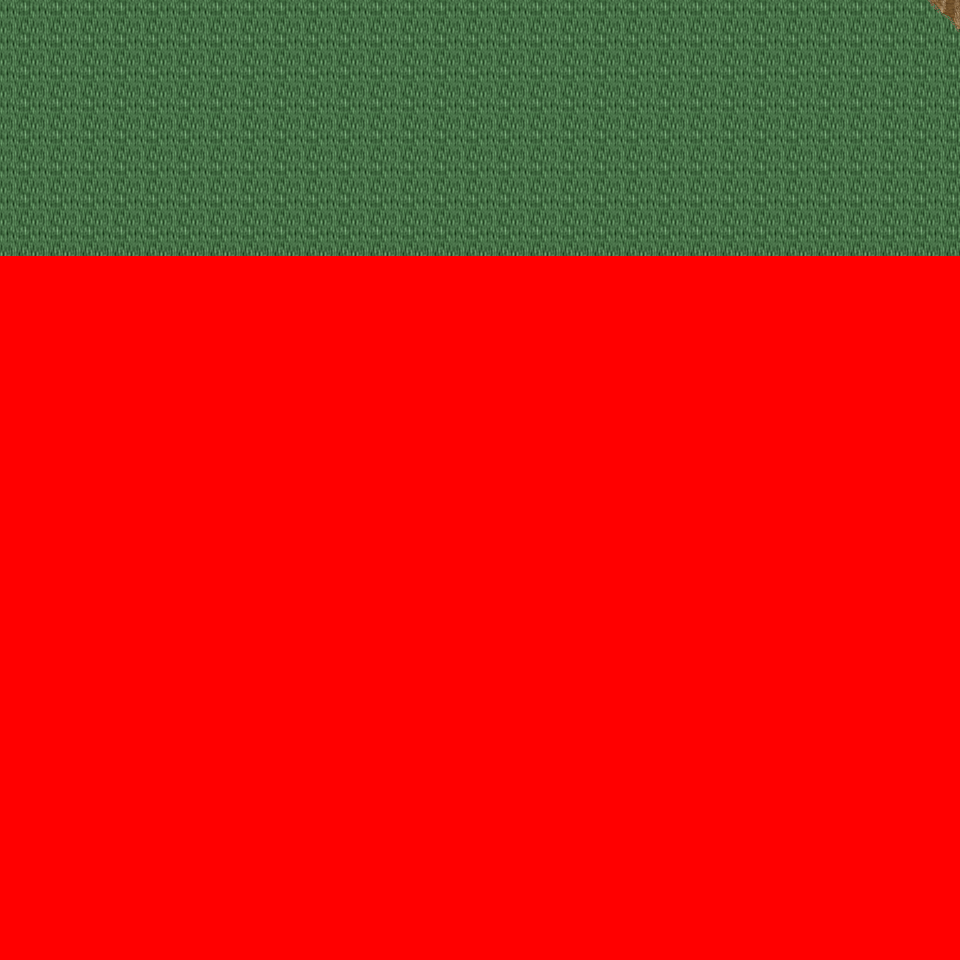

Tiled map render using the project's own tile images. Description and the map definition, with tile-layer contents summarised, below:
An orthogonal 30x30 tile map with 32x32 px tiles, 6 tile layers (Ground, Object, Object2, Above, ...), 29 tilesets and 2 objects (2x mapchange).

<map version="1.0" orientation="orthogonal" renderorder="right-down" width="30" height="30" tilewidth="32" tileheight="32" nextobjectid="3">
  <tileset firstgid="1" name="tileset_logic_collision" tilewidth="32" tileheight="32" tilecount="1" columns="1">
    <image source="../drawable/tileset_logic_collision.png" width="32" height="32" />
  </tileset>
  <tileset firstgid="2" name="tileset_ground_ridge_earth_pale" tilewidth="32" tileheight="32" tilecount="96" columns="12">
    <image source="../drawable/tileset_ground_ridge_earth_pale.png" width="384" height="256" />
  </tileset>
  <tileset firstgid="98" name="tileset_ground_ridge_earth_dark" tilewidth="32" tileheight="32" tilecount="96" columns="12">
    <image source="../drawable/tileset_ground_ridge_earth_dark.png" width="384" height="256" />
  </tileset>
  <tileset firstgid="194" name="tileset_ground_ground" tilewidth="32" tileheight="32" tilecount="33" columns="3">
    <image source="../drawable/tileset_ground_ground.png" width="96" height="352" />
  </tileset>
  <tileset firstgid="227" name="tileset_building_castle" tilewidth="32" tileheight="32" tilecount="320" columns="20">
    <image source="../drawable/tileset_building_castle.png" width="640" height="512" />
  </tileset>
  <tileset firstgid="547" name="tileset_ground_water_pool" tilewidth="32" tileheight="32" tilecount="72" columns="3">
    <image source="../drawable/tileset_ground_water_pool.png" width="96" height="768" />
  </tileset>
  <tileset firstgid="619" name="tileset_ground_earth_edges" tilewidth="32" tileheight="32" tilecount="18" columns="6">
    <image source="../drawable/tileset_ground_earth_edges.png" width="192" height="96" />
  </tileset>
  <tileset firstgid="637" name="tileset_ground_grass_corners" tilewidth="32" tileheight="32" tilecount="24" columns="6">
    <image source="../drawable/tileset_ground_grass_corners.png" width="192" height="128" />
  </tileset>
  <tileset firstgid="661" name="tileset_ground_grass_edges" tilewidth="32" tileheight="32" tilecount="36" columns="12">
    <image source="../drawable/tileset_ground_grass_edges.png" width="384" height="96" />
  </tileset>
  <tileset firstgid="697" name="tileset_item_weapon_cannon" tilewidth="32" tileheight="32" tilecount="12" columns="3">
    <image source="../drawable/tileset_item_weapon_cannon.png" width="96" height="128" />
  </tileset>
  <tileset firstgid="709" name="tileset_item_pot_barrels_1" tilewidth="32" tileheight="32" tilecount="8" columns="4">
    <image source="../drawable/tileset_item_pot_barrels_1.png" width="128" height="64" />
  </tileset>
  <tileset firstgid="717" name="tileset_ground_cobbled_paving" tilewidth="32" tileheight="32" tilecount="1" columns="1">
    <image source="../drawable/tileset_ground_cobbled_paving.png" width="32" height="32" />
  </tileset>
  <tileset firstgid="718" name="tileset_ground_rock_pebbles" tilewidth="32" tileheight="32" tilecount="3" columns="1">
    <image source="../drawable/tileset_ground_rock_pebbles.png" width="32" height="96" />
  </tileset>
  <tileset firstgid="721" name="tileset_plant_flower_daisy_blue" tilewidth="32" tileheight="32" tilecount="8" columns="2">
    <image source="../drawable/tileset_plant_flower_daisy_blue.png" width="64" height="128" />
  </tileset>
  <tileset firstgid="729" name="tileset_building_mill" tilewidth="32" tileheight="32" tilecount="30" columns="5">
    <image source="../drawable/tileset_building_mill.png" width="160" height="192" />
  </tileset>
  <tileset firstgid="759" name="tileset_building_windmill_blades" tilewidth="32" tileheight="32" tilecount="144" columns="24">
    <image source="../drawable/tileset_building_windmill_blades.png" width="768" height="192" />
  </tileset>
  <tileset firstgid="903" name="tileset_object_scarecrow" tilewidth="32" tileheight="32" tilecount="2" columns="1">
    <image source="../drawable/tileset_object_scarecrow.png" width="32" height="64" />
  </tileset>
  <tileset firstgid="905" name="tileset_object_hay_cart" tilewidth="32" tileheight="32" tilecount="1" columns="1">
    <image source="../drawable/tileset_object_hay_cart.png" width="32" height="32" />
  </tileset>
  <tileset firstgid="906" name="tileset_building_barnyard" tilewidth="32" tileheight="32" tilecount="200" columns="8">
    <image source="../drawable/tileset_building_barnyard.png" width="256" height="800" />
  </tileset>
  <tileset firstgid="1106" name="tileset_furniture_sink_pale_brown_stone" tilewidth="32" tileheight="32" tilecount="4" columns="2">
    <image source="../drawable/tileset_furniture_sink_pale_brown_stone.png" width="64" height="64" />
  </tileset>
  <tileset firstgid="1110" name="tileset_plant_tree_fall_trees" tilewidth="32" tileheight="32" tilecount="40" columns="8">
    <image source="../drawable/tileset_plant_tree_fall_trees.png" width="256" height="160" />
  </tileset>
  <tileset firstgid="1150" name="tileset_plant_bush_bush_mult_colored" tilewidth="32" tileheight="32" tilecount="6" columns="3">
    <image source="../drawable/tileset_plant_bush_bush_mult_colored.png" width="96" height="64" />
  </tileset>
  <tileset firstgid="1156" name="tileset_furniture_light_lamp_blue" tilewidth="32" tileheight="32" tilecount="3" columns="1">
    <image source="../drawable/tileset_furniture_light_lamp_blue.png" width="32" height="96" />
  </tileset>
  <tileset firstgid="1159" name="tileset_plant_stump_small_stump" tilewidth="32" tileheight="32" tilecount="4" columns="2">
    <image source="../drawable/tileset_plant_stump_small_stump.png" width="64" height="64" />
  </tileset>
  <tileset firstgid="1163" name="tileset_plant_bushes_and_trees" tilewidth="32" tileheight="32" tilecount="144" columns="16">
    <image source="../drawable/tileset_plant_bushes_and_trees.png" width="512" height="289" />
  </tileset>
  <tileset firstgid="1307" name="tileset_plant_bush_leafy" tilewidth="32" tileheight="32" tilecount="48" columns="8">
    <image source="../drawable/tileset_plant_bush_leafy.png" width="256" height="192" />
  </tileset>
  <tileset firstgid="1355" name="tileset_plant_bush_bush_pinks" tilewidth="32" tileheight="32" tilecount="4" columns="2">
    <image source="../drawable/tileset_plant_bush_bush_pinks.png" width="64" height="64" />
  </tileset>
  <tileset firstgid="1359" name="tileset_plant_bush_berried" tilewidth="32" tileheight="32" tilecount="60" columns="5">
    <image source="../drawable/tileset_plant_bush_berried.png" width="160" height="384" />
  </tileset>
  <tileset firstgid="1419" name="tileset_ground_ground_3" tilewidth="32" tileheight="32" tilecount="5" columns="5">
    <image source="../drawable/tileset_ground_ground_3.png" width="160" height="32" />
  </tileset>
  <layer name="Ground" width="30" height="30">
    <data>[900 cells, 240 non-empty, 1 distinct tile ids]</data>
  </layer>
  <layer name="Object" width="30" height="30">
    <data>[900 cells, 1 non-empty, 1 distinct tile ids]</data>
  </layer>
  <layer name="Object2" width="30" height="30">
    <data>[900 cells, 0 non-empty, 0 distinct tile ids]</data>
  </layer>
  <layer name="Above" width="30" height="30">
    <data>[900 cells, 0 non-empty, 0 distinct tile ids]</data>
  </layer>
  <layer name="Above2" width="30" height="30">
    <data>[900 cells, 0 non-empty, 0 distinct tile ids]</data>
  </layer>
  <layer name="Walkable" width="30" height="30">
    <data>[900 cells, 660 non-empty, 1 distinct tile ids]</data>
  </layer>
  <objectgroup name="MapEvents">
    <object id="1" name="north" type="mapchange" x="0" y="0" width="960" height="32">
      <properties>
        <property name="map" value="0_deniran_forest_n2_w_x0_y3" />
        <property name="place" value="south" />
      </properties>
    </object>
    <object id="2" name="east" type="mapchange" x="928" y="0" width="32" height="256">
      <properties>
        <property name="map" value="0_ados_mountain_n2_w2_x0_y4" />
        <property name="place" value="west" />
      </properties>
    </object>
  </objectgroup>
</map>
